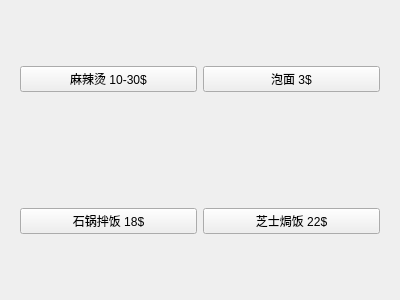
<?xml version="1.0" encoding="UTF-8"?>
<ui version="4.0">
 <class>galShop</class>
 <widget class="QWidget" name="galShop">
  <property name="geometry">
   <rect>
    <x>0</x>
    <y>0</y>
    <width>400</width>
    <height>300</height>
   </rect>
  </property>
  <property name="windowTitle">
   <string>Form</string>
  </property>
  <layout class="QVBoxLayout" name="verticalLayout">
   <item>
    <widget class="QWidget" name="widget" native="true">
     <layout class="QHBoxLayout" name="horizontalLayout_2">
      <item>
       <widget class="QPushButton" name="pushButton_1">
        <property name="text">
         <string>麻辣烫 10-30$</string>
        </property>
       </widget>
      </item>
      <item>
       <widget class="QPushButton" name="pushButton_2">
        <property name="text">
         <string>泡面 3$</string>
        </property>
       </widget>
      </item>
     </layout>
    </widget>
   </item>
   <item>
    <widget class="QWidget" name="widget_2" native="true">
     <layout class="QHBoxLayout" name="horizontalLayout">
      <item>
       <widget class="QPushButton" name="pushButton_3">
        <property name="text">
         <string>石锅拌饭 18$</string>
        </property>
       </widget>
      </item>
      <item>
       <widget class="QPushButton" name="pushButton_4">
        <property name="text">
         <string>芝士焗饭 22$</string>
        </property>
       </widget>
      </item>
     </layout>
    </widget>
   </item>
  </layout>
 </widget>
 <resources/>
 <connections/>
</ui>
